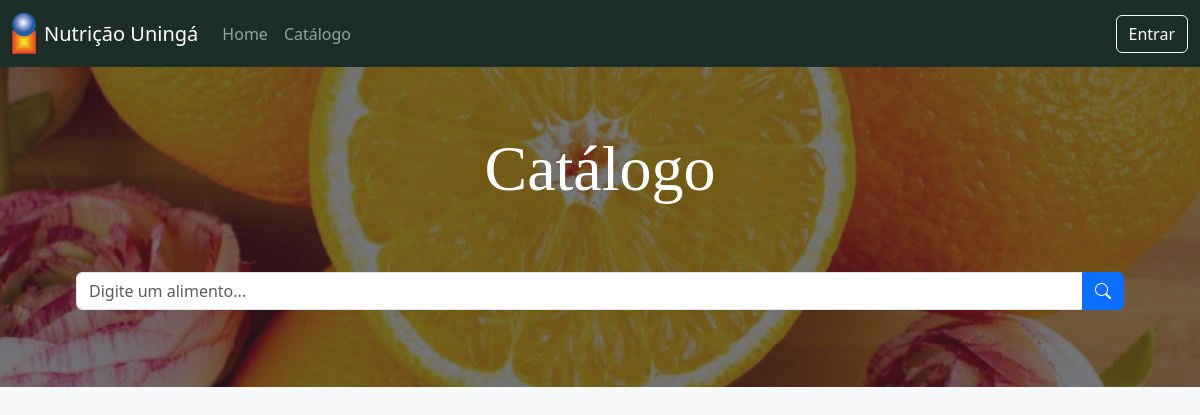
Page /catalogo/ on the earlier database version.
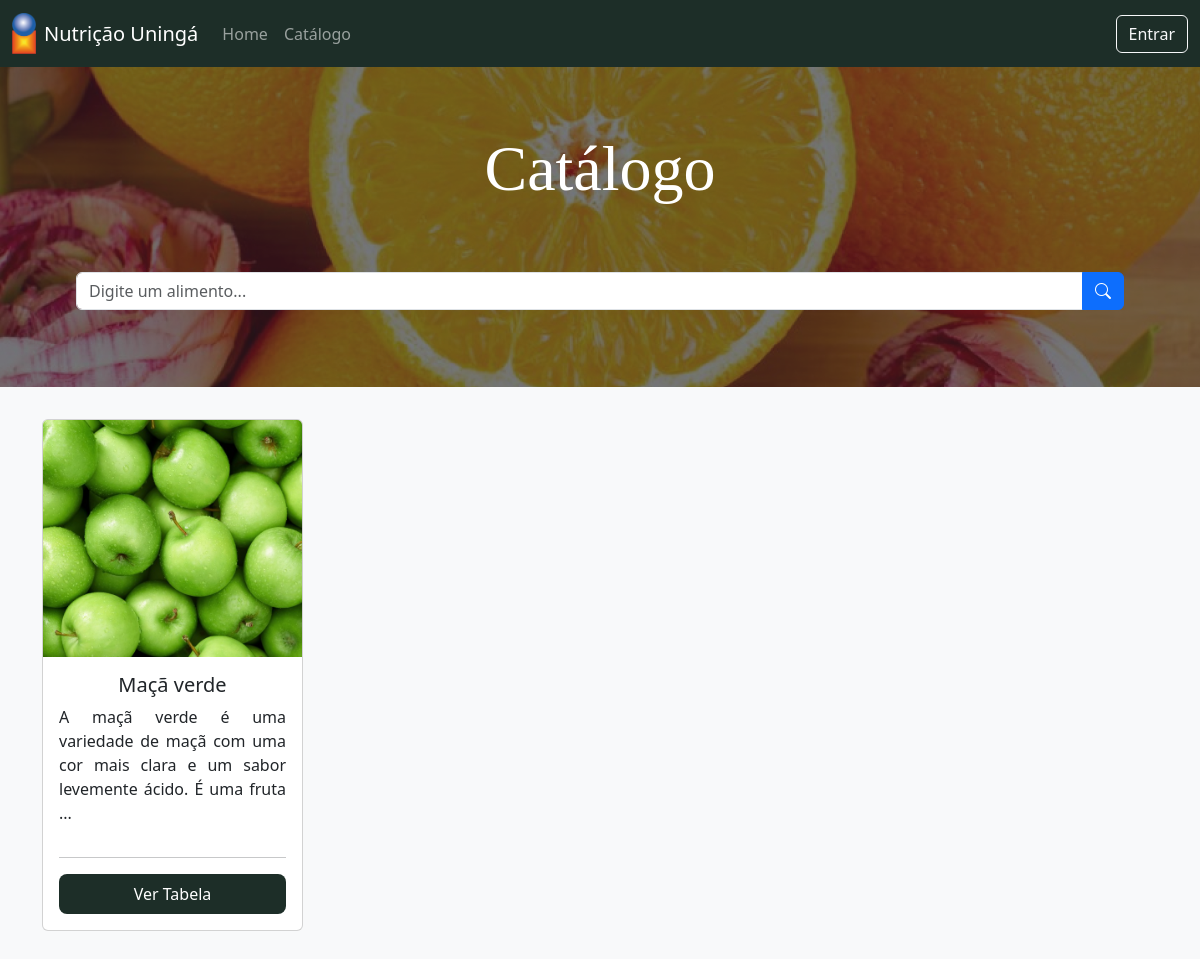
Same page on the later database version.
### catalogo/models.py (models this page shows, shortened)
class Alimento(models.Model):
    nome = models.CharField(max_length=150, null=False, unique=True)
    imagem = models.ImageField(null=True, blank=True, upload_to="imagem__alimento/")
    descricao = models.TextField(null=True)
    calorias = models.DecimalField(
        max_digits=6,
        decimal_places=2,
        validators=[MinValueValidator(0)]
    )
    proteinas = models.DecimalField(
        max_digits=6,
        decimal_places=2,
        validators=[MinValueValidator(0)]
    )
    sodio = models.DecimalField(
        max_digits=6,
        decimal_places=2,
        validators=[MinValueValidator(0)]
    )
    class Meta:
        verbose_name = "Alimento"
        verbose_name_plural = "Alimentos"

### catalogo/views.py (the view)
# urls.py: path('catalogo/', views.catalogo, name='catalogo'),
def catalogo(request):
    obj = request.GET.get('obj')
    if obj:
        alimentos = Alimento.objects.filter(nome__icontains=obj).order_by('nome')
    else:
        alimentos = Alimento.objects.all().order_by('nome')
    alimentos_paginador = Paginator(alimentos, 12)
    num_pagina = request.GET.get('page')
    pagina = alimentos_paginador.get_page(num_pagina)
    pagina.adjusted_elided_pages = alimentos_paginador.get_elided_page_range(num_pagina)
    return render(request, 'catalogo/catalogo.html', {'pagina': pagina})

### catalogo/templatetags/custom_filters.py (called while the page is built)
@register.filter
def custom_truncate(text, num_chars):
    if len(text) > num_chars:
        return text[:num_chars] + '...'
    return text

### catalogo/templates/catalogo/catalogo.html (shortened to what this page needs)
{% extends "base.html" %}
{% load static %}
{% block styles %}
    <link rel="stylesheet" href="{% static "css/catalogo/catalogo.css" %}">
{% endblock styles %}
{% block conteudo %}
    <main>
        {% include "partials/catalogo/pesquisa.html" %}
        <div class="container">
            <div class="row">
                {% for alimento in pagina.object_list %}
                    {% include "partials/catalogo/card.html" %}
                {% endfor %}
            </div>
        </div>
    </main>
{% endblock conteudo %}

### catalogo/templates/partials/catalogo/card.html
{% load static %}
{% load custom_filters %}
<div class="col-lg-3 col-md-6 col-sm-6 mb-4">
    <div class="card" style="height: 32rem;">
        {% if alimento.imagem %}
            <img src="{{ alimento.imagem.url }}" class="card-img-top" alt="imagem de {{alimento.nome}}" style="height: 16rem;">
        {% else %}
            <img src="{% static "img/placeholder.png" %}" class="card-img-top" alt="Placeholder" style="height: 16rem;">
        {% endif %}
        <div class="card-body d-flex flex-column">
            <h5 class="card-title text-center">{{ alimento.nome }}</h5>
            <p class="card-text" style="text-align: justify;">{{ alimento.descricao|custom_truncate:100 }}</p>
            <div class="bottom-aligned mt-auto">
                <hr>
                <a href="{% url "alimento" alimento.id %}" class="btn-card m-auto d-block">Ver Tabela</a>
            </div>
        </div>
    </div>
</div>

Differences in the rows shown:
added Alimento: imagem (picture), nome "Maçã verde", descricao|custom_truncate "A maçã verde é uma variedade de maçã com uma cor mais clara e um sabor levemente ácido. É uma fruta ..."
